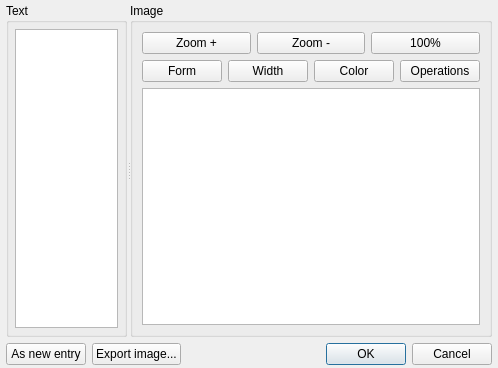
<?xml version="1.0" encoding="UTF-8"?>
<ui version="4.0">
 <class>EditItem</class>
 <widget class="QDialog" name="EditItem">
  <property name="geometry">
   <rect>
    <x>0</x>
    <y>0</y>
    <width>498</width>
    <height>368</height>
   </rect>
  </property>
  <property name="windowTitle">
   <string>Edit item</string>
  </property>
  <layout class="QGridLayout" name="gridLayout">
   <property name="leftMargin">
    <number>6</number>
   </property>
   <property name="topMargin">
    <number>3</number>
   </property>
   <property name="rightMargin">
    <number>6</number>
   </property>
   <property name="bottomMargin">
    <number>3</number>
   </property>
   <item row="0" column="0" colspan="3">
    <widget class="QSplitter" name="splitter">
     <property name="orientation">
      <enum>Qt::Horizontal</enum>
     </property>
     <property name="handleWidth">
      <number>3</number>
     </property>
     <widget class="QGroupBox" name="groupBoxTxt">
      <property name="title">
       <string>Text</string>
      </property>
      <layout class="QGridLayout" name="gridLayout_2">
       <property name="margin" stdset="0">
        <number>6</number>
       </property>
       <item row="0" column="0">
        <widget class="QTextEdit" name="textEdit">
         <property name="lineWrapMode">
          <enum>QTextEdit::NoWrap</enum>
         </property>
         <property name="acceptRichText">
          <bool>false</bool>
         </property>
        </widget>
       </item>
      </layout>
     </widget>
     <widget class="QGroupBox" name="groupBoxHtml">
      <property name="title">
       <string>Image</string>
      </property>
      <layout class="QGridLayout" name="gridLayout_3">
       <item row="0" column="0">
        <layout class="QHBoxLayout" name="zoomLayout">
         <item>
          <widget class="QPushButton" name="btnZoomMinus">
           <property name="text">
            <string>Zoom +</string>
           </property>
          </widget>
         </item>
         <item>
          <widget class="QPushButton" name="btnZoomPlus">
           <property name="text">
            <string>Zoom -</string>
           </property>
          </widget>
         </item>
         <item>
          <widget class="QPushButton" name="btnZoom100">
           <property name="text">
            <string>100%</string>
           </property>
          </widget>
         </item>
        </layout>
       </item>
       <item row="2" column="0">
        <layout class="QHBoxLayout" name="formLayout">
         <item>
          <widget class="QPushButton" name="btnForm">
           <property name="text">
            <string>Form</string>
           </property>
          </widget>
         </item>
         <item>
          <widget class="QPushButton" name="btnWidth">
           <property name="text">
            <string>Width</string>
           </property>
          </widget>
         </item>
         <item>
          <widget class="QPushButton" name="btnColor">
           <property name="text">
            <string>Color</string>
           </property>
          </widget>
         </item>
         <item>
          <widget class="QPushButton" name="btnOperations">
           <property name="text">
            <string>Operations</string>
           </property>
          </widget>
         </item>
        </layout>
       </item>
       <item row="3" column="0">
        <widget class="QGraphicsView" name="graphicsView"/>
       </item>
      </layout>
     </widget>
    </widget>
   </item>
   <item row="1" column="0">
    <widget class="QPushButton" name="btnAsNewEntry">
     <property name="text">
      <string>As new entry</string>
     </property>
    </widget>
   </item>
   <item row="1" column="2">
    <widget class="QDialogButtonBox" name="buttonBox">
     <property name="orientation">
      <enum>Qt::Horizontal</enum>
     </property>
     <property name="standardButtons">
      <set>QDialogButtonBox::Cancel|QDialogButtonBox::Ok</set>
     </property>
    </widget>
   </item>
   <item row="1" column="1">
    <widget class="QPushButton" name="btnExportImage">
     <property name="text">
      <string>Export image...</string>
     </property>
    </widget>
   </item>
  </layout>
 </widget>
 <resources/>
 <connections>
  <connection>
   <sender>buttonBox</sender>
   <signal>accepted()</signal>
   <receiver>EditItem</receiver>
   <slot>accept()</slot>
   <hints>
    <hint type="sourcelabel">
     <x>491</x>
     <y>364</y>
    </hint>
    <hint type="destinationlabel">
     <x>157</x>
     <y>274</y>
    </hint>
   </hints>
  </connection>
  <connection>
   <sender>buttonBox</sender>
   <signal>rejected()</signal>
   <receiver>EditItem</receiver>
   <slot>reject()</slot>
   <hints>
    <hint type="sourcelabel">
     <x>491</x>
     <y>364</y>
    </hint>
    <hint type="destinationlabel">
     <x>286</x>
     <y>274</y>
    </hint>
   </hints>
  </connection>
  <connection>
   <sender>btnAsNewEntry</sender>
   <signal>clicked()</signal>
   <receiver>EditItem</receiver>
   <slot>sltAsNewEntry()</slot>
   <hints>
    <hint type="sourcelabel">
     <x>79</x>
     <y>364</y>
    </hint>
    <hint type="destinationlabel">
     <x>6</x>
     <y>156</y>
    </hint>
   </hints>
  </connection>
  <connection>
   <sender>btnExportImage</sender>
   <signal>clicked()</signal>
   <receiver>EditItem</receiver>
   <slot>sltExportImage()</slot>
   <hints>
    <hint type="sourcelabel">
     <x>208</x>
     <y>351</y>
    </hint>
    <hint type="destinationlabel">
     <x>-1</x>
     <y>214</y>
    </hint>
   </hints>
  </connection>
  <connection>
   <sender>btnZoomMinus</sender>
   <signal>clicked()</signal>
   <receiver>EditItem</receiver>
   <slot>sltZoomPlus()</slot>
   <hints>
    <hint type="sourcelabel">
     <x>273</x>
     <y>51</y>
    </hint>
    <hint type="destinationlabel">
     <x>499</x>
     <y>32</y>
    </hint>
   </hints>
  </connection>
  <connection>
   <sender>btnZoomPlus</sender>
   <signal>clicked()</signal>
   <receiver>EditItem</receiver>
   <slot>sltZoomMinus()</slot>
   <hints>
    <hint type="sourcelabel">
     <x>344</x>
     <y>49</y>
    </hint>
    <hint type="destinationlabel">
     <x>495</x>
     <y>111</y>
    </hint>
   </hints>
  </connection>
  <connection>
   <sender>btnZoom100</sender>
   <signal>clicked()</signal>
   <receiver>EditItem</receiver>
   <slot>sltZoom100()</slot>
   <hints>
    <hint type="sourcelabel">
     <x>455</x>
     <y>48</y>
    </hint>
    <hint type="destinationlabel">
     <x>497</x>
     <y>76</y>
    </hint>
   </hints>
  </connection>
 </connections>
 <slots>
  <slot>sltAsNewEntry()</slot>
  <slot>sltExportImage()</slot>
  <slot>sltZoomPlus()</slot>
  <slot>sltZoomMinus()</slot>
  <slot>sltZoom100()</slot>
 </slots>
</ui>
